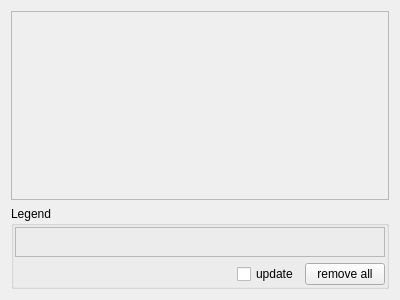
<?xml version="1.0" encoding="UTF-8"?>
<ui version="4.0">
 <class>Form</class>
 <widget class="QWidget" name="Form">
  <property name="geometry">
   <rect>
    <x>0</x>
    <y>0</y>
    <width>400</width>
    <height>300</height>
   </rect>
  </property>
  <property name="windowTitle">
   <string>Form</string>
  </property>
  <layout class="QVBoxLayout" name="verticalLayout" stretch="20,1">
   <item>
    <widget class="QFrame" name="frame_plot">
     <property name="frameShape">
      <enum>QFrame::StyledPanel</enum>
     </property>
     <property name="frameShadow">
      <enum>QFrame::Raised</enum>
     </property>
    </widget>
   </item>
   <item>
    <widget class="QGroupBox" name="groupBox">
     <property name="title">
      <string>Legend</string>
     </property>
     <layout class="QGridLayout" name="gridLayout">
      <property name="leftMargin">
       <number>1</number>
      </property>
      <property name="topMargin">
       <number>1</number>
      </property>
      <property name="rightMargin">
       <number>1</number>
      </property>
      <property name="bottomMargin">
       <number>1</number>
      </property>
      <item row="1" column="0">
       <spacer name="horizontalSpacer">
        <property name="orientation">
         <enum>Qt::Horizontal</enum>
        </property>
        <property name="sizeHint" stdset="0">
         <size>
          <width>40</width>
          <height>20</height>
         </size>
        </property>
       </spacer>
      </item>
      <item row="1" column="2">
       <widget class="QPushButton" name="pushButton">
        <property name="text">
         <string>remove all</string>
        </property>
       </widget>
      </item>
      <item row="0" column="0" colspan="3">
       <widget class="QFrame" name="frame_legend">
        <property name="minimumSize">
         <size>
          <width>0</width>
          <height>30</height>
         </size>
        </property>
        <property name="frameShape">
         <enum>QFrame::StyledPanel</enum>
        </property>
        <property name="frameShadow">
         <enum>QFrame::Raised</enum>
        </property>
       </widget>
      </item>
      <item row="1" column="1">
       <widget class="QCheckBox" name="checkBox">
        <property name="text">
         <string>update</string>
        </property>
       </widget>
      </item>
     </layout>
    </widget>
   </item>
  </layout>
 </widget>
 <resources/>
 <connections/>
</ui>
